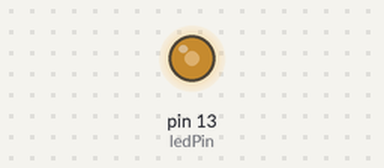
This sketch was run on a simulated Arduino Uno, built with avr-gcc and run on an emulated ATmega328P. Shown: output pins drawn as LEDs (lit = HIGH).

Above: at 0.1 s.
Timing chart, 0 to 1.6 s (numbered marks = the images above):
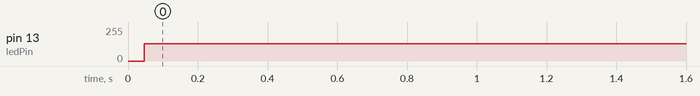

The sketch:

arduino_readtest.ino
```cpp
/*
  SoftwareSerial example

  Sample of the SoftwareSerial library.  Listens for serial in on pin 2
  and sends it out again on pin 3.

  by Tom Igoe
  based on examples by David Mellis and Heather Dewey-Hagborg
  written: 6 Jan 2007


*/

// include the SoftwareSerial library so you can use its functions:
#include <SoftwareSerial.h>

#define rxPin 2
#define txPin 3
#define ledPin 13

// set up a new serial port
SoftwareSerial mySerial =  SoftwareSerial(rxPin, txPin);
byte pinState = 0;

void setup()  {
  // define pin modes for tx, rx, led pins:
  pinMode(rxPin, INPUT);
  pinMode(txPin, OUTPUT);
  pinMode(ledPin, OUTPUT);
  // set the data rate for the SoftwareSerial port
  Serial.begin(9600);
  mySerial.begin(9600);
}

void loop() {
  // listen for new serial coming in:
  char someChar = Serial.read();
  // print out the character:
  mySerial.write(someChar);
  // toggle an LED just so you see the thing's alive.
  // this LED will go on with every OTHER character received:
  toggle(13);

}


void toggle(int pinNum) {
  // set the LED pin using the pinState variable:
  digitalWrite(pinNum, pinState);
  // if pinState = 0, set it to 1, and vice versa:
  pinState = !pinState;
}
```

Measured:
- by itself, pin 13 (ledPin): 0/255 → 129/255 at 0.05 s
